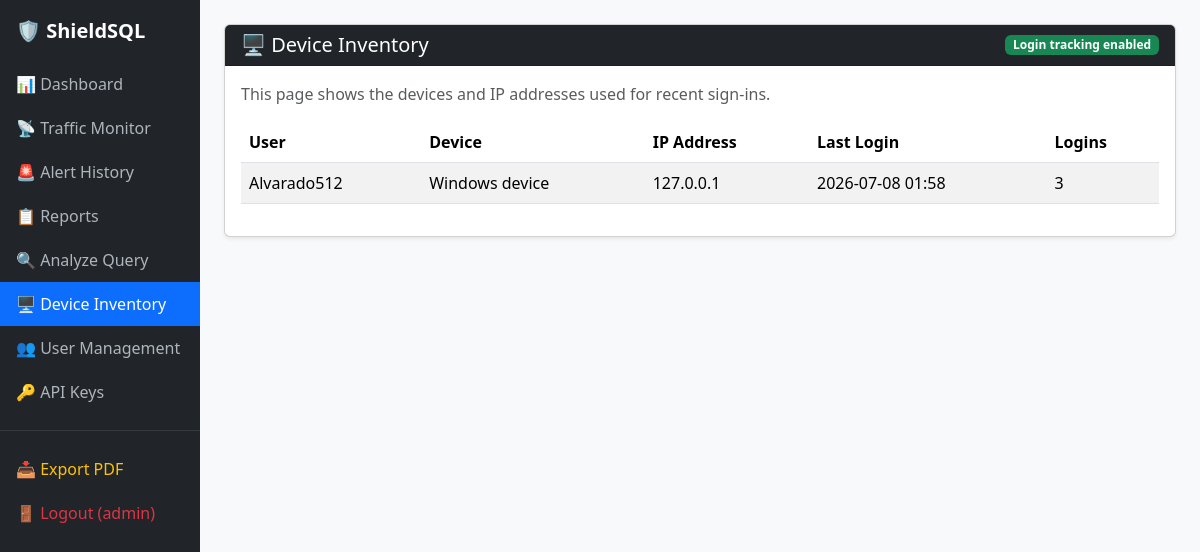
Page /devices/ (signed in) on the committed database.
### monitor/models.py (models this page shows, shortened)
class User(AbstractUser):
    display_name = models.CharField(max_length=150, blank=True)
    role = models.CharField(max_length=50, blank=True)
    created_at = models.DateTimeField(auto_now_add=True)

class LoginDevice(models.Model):
    user = models.ForeignKey(
        settings.AUTH_USER_MODEL,
        on_delete=models.CASCADE,
        related_name="login_devices",
    )
    device_name = models.CharField(max_length=120, blank=True)
    user_agent = models.TextField(blank=True)
    source_ip = models.GenericIPAddressField(null=True, blank=True)
    login_count = models.PositiveIntegerField(default=1)
    last_login_at = models.DateTimeField(default=timezone.now)
    is_active = models.BooleanField(default=True)
    class Meta:
        ordering = ["-last_login_at"]

### monitor/views.py (the view)
# urls.py: path('devices/', views.DeviceInventoryView.as_view(), name='device_inventory'),
class DeviceInventoryView(LoginRequiredMixin, TemplateView):
    template_name = "monitor/device_inventory.html"
    def get_context_data(self, **kwargs):
        ctx = super().get_context_data(**kwargs)
        if self.request.user.is_superuser:
            devices = models.LoginDevice.objects.order_by("-last_login_at")
        else:
            devices = models.LoginDevice.objects.filter(user=self.request.user).order_by("-last_login_at")
        ctx["devices"] = devices
        return ctx

### monitor/templates/monitor/device_inventory.html (shortened to what this page needs)
{% extends 'monitor/base.html' %}
{% block content %}
<div class="card shadow-sm">
  <div class="card-header bg-dark text-white d-flex justify-content-between align-items-center">
    <h5 class="mb-0">🖥️ Device Inventory</h5>
    <span class="badge bg-success">Login tracking enabled</span>
  </div>
  <div class="card-body">
    <p class="text-muted mb-3">This page shows the devices and IP addresses used for recent sign-ins.</p>
    {% if devices %}
      <div class="table-responsive">
        <table class="table table-striped align-middle">
          <thead>
            <tr>
              <th>User</th>
              <th>Device</th>
              <th>IP Address</th>
              <th>Last Login</th>
              <th>Logins</th>
            </tr>
          </thead>
          <tbody>
            {% for device in devices %}
              <tr>
                <td>{{ device.user.username }}</td>
                <td>{{ device.device_name }}</td>
                <td>{{ device.source_ip|default:'unknown' }}</td>
                <td>{{ device.last_login_at|date:'Y-m-d H:i' }}</td>
                <td>{{ device.login_count }}</td>
              </tr>
            {% endfor %}
          </tbody>
        </table>
      </div>
    {% else %}
      <div class="alert alert-info mb-0">No device records have been captured yet.</div>
    {% endif %}
  </div>
</div>
{% endblock %}

### monitor/templates/monitor/base.html (shortened to what this page needs)
<!doctype html>
<html lang="en">
  <head>
    <link href="https://cdn.jsdelivr.net/npm/bootstrap@5.3.3/dist/css/bootstrap.min.css" rel="stylesheet">
  </head>
  <body>
    <div class="container-fluid">
      <div class="row">
        <nav class="col-md-2 d-none d-md-block sidebar px-0">
          <div class="brand">🛡️ ShieldSQL</div>
          {% if user.is_authenticated %}
          <a href="{% url 'monitor:dashboard' %}" class="{% if request.resolver_match.url_name == 'dashboard' %}active{% endif %}">📊 Dashboard</a>
          {% endif %}
          <a href="{% url 'monitor:traffic' %}" class="{% if request.resolver_match.url_name == 'traffic' %}active{% endif %}">📡 Traffic Monitor</a>
          <a href="{% url 'monitor:alerts' %}" class="{% if request.resolver_match.url_name == 'alerts' %}active{% endif %}">🚨 Alert History</a>
          <a href="{% url 'monitor:reports' %}" class="{% if request.resolver_match.url_name == 'reports' %}active{% endif %}">📋 Reports</a>
          <a href="{% url 'monitor:query_analysis' %}" class="{% if request.resolver_match.url_name == 'query_analysis' %}active{% endif %}">🔍 Analyze Query</a>
          {% if user.is_authenticated %}
            <a href="{% url 'monitor:device_inventory' %}" class="{% if request.resolver_match.url_name == 'device_inventory' %}active{% endif %}">🖥️ Device Inventory</a>
            {% if user.is_superuser or user.is_staff or user.role|lower == 'admin' %}
              <a href="{% url 'monitor:user_management' %}" class="{% if request.resolver_match.url_name == 'user_management' %}active{% endif %}">👥 User Management</a>
              <a href="{% url 'monitor:api_keys' %}" class="{% if request.resolver_match.url_name == 'api_keys' %}active{% endif %}">🔑 API Keys</a>
            {% endif %}
          {% endif %}
          <hr class="border-secondary">
          {% if user.is_authenticated %}
          <a href="{% url 'monitor:export_pdf' %}" class="text-warning">📥 Export PDF</a>
          <a href="{% url 'monitor:logout' %}" class="text-danger">🚪 Logout ({{ user.username }})</a>
          {% else %}
          <a href="{% url 'monitor:login' %}" class="text-success">🔑 Login</a>
          <a href="{% url 'monitor:register' %}" class="text-info">📝 Register</a>
          {% endif %}
        </nav>
        <main class="col-md-10 ms-sm-auto px-md-4 py-4">
          {% block content %}{% endblock %}
        </main>
      </div>
    </div>
  </body>
</html>

### monitor/templates/monitor/base.html (style rules this page uses)
body { background-color: #f8f9fa; }
.sidebar { min-height: 100vh; background-color: #212529; }
.sidebar a { color: #adb5bd; text-decoration: none; display: block; padding: 10px 16px; }
.sidebar a:hover, .sidebar a.active { color: #fff; background-color: #0d6efd; }
.sidebar .brand { font-size: 1.25rem; font-weight: bold; color: #fff; padding: 16px; }
.table-responsive { max-height: 500px; overflow-y: auto; }

### rows in the picture
User: username "admin"
LoginDevice: user.username "Alvarado512", device_name "Windows device", source_ip "127.0.0.1", last_login_at "2026-07-08 01:58", login_count "3"
